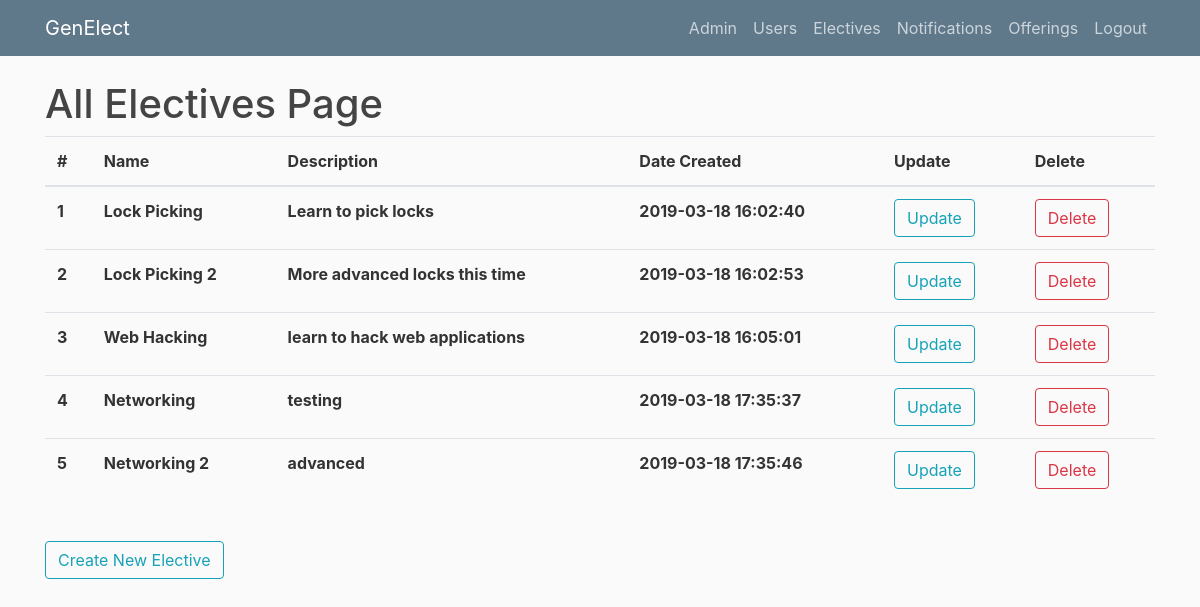
Page /allelectives (signed in) on the earlier database version.
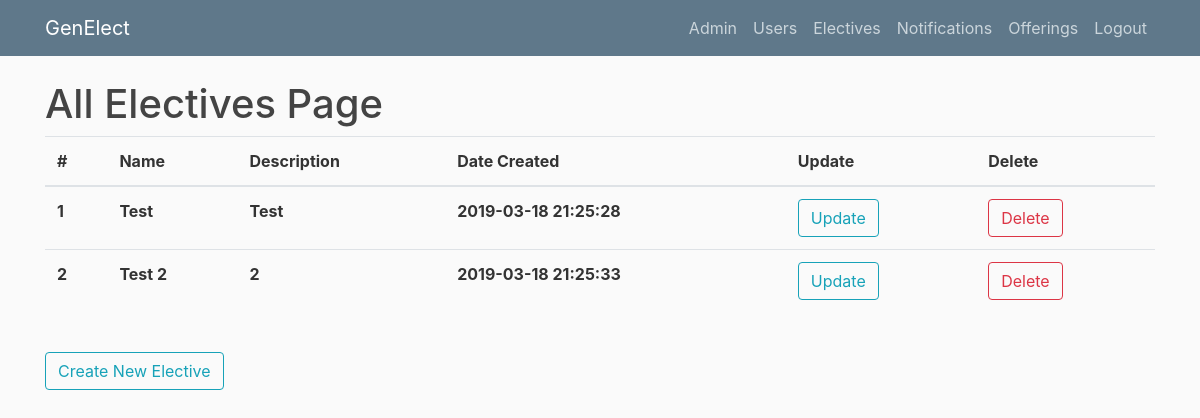
Same page on the later database version.
### genElect/models.py (models this page shows)
class Base(db.Model):
    __abstract__ = True
    id = db.Column(db.Integer, primary_key=True, autoincrement=True)
    date_created = db.Column(db.DateTime, default=db.func.current_timestamp())
    date_modified = db.Column(db.DateTime, default=db.func.current_timestamp(),
            onupdate=db.func.current_timestamp())

class Electives(Base):
    __tablename__ = 'electives'
    name = db.Column(db.String(100))
    description = db.Column(db.String(500))
    prerequisites = db.relationship('Prerequisites', backref='elective', lazy=True)
    offerings = db.relationship('Offerings', backref='elective', lazy=True)
    completed_users = db.relationship('Completions', backref='elective', lazy=True)

### genElect/__init__.py (the view)
@app.route("/allelectives")
def allelectives():
    if current_user.is_authenticated and (current_user.role == "admin" or current_user.role == "instructor"):
        electives = Electives.query.all()
        return render_template('allelectives.html', electives=electives, title="Electives")
    else:
        return render_template('denied.html')

### genElect/__init__.py (called while the page is built)
@login_manager.user_loader
def load_user(user_id):
    return Users.query.get(int(user_id))

### genElect/templates/allelectives.html
{% extends "layout.html" %}
{% block content %}
    <h1>All Electives Page</h1>
	<table class="table">
	  <thead>
	    <tr>
	      <th scope="col">#</th>
	      <th scope="col">Name</th>
	      <th scope="col">Description</th>
	      <th scope="col">Date Created</th>
	      <th scope="col">Update</th>
	      <th scope="col">Delete</th>
	    </tr>
	  </thead>
	  <tbody>
	  	{% for elective in electives %}
	    <tr>
	      <th scope="row">{{elective.id}}</th>
	      <th scope="row">{{elective.name}}</th>
	      <th scope="row">{{elective.description}}</th>
	      <th scope="row">{{elective.date_created}}</th>
	      <th scope="row"><button type="button" onclick="window.location.href = '/editelective/{{elective.id}}'" class="btn btn-outline-info">Update</button></th>
	      <th scope="row"><button type="button" onclick="window.location.href = '/deleteelective/{{elective.id}}'" class="btn btn-outline-danger">Delete</button></th>
	    </tr>
	    {% endfor %}
	  </tbody>
	</table>
    <br><button type="button" onclick="window.location.href = '/createelective'" class="btn btn-outline-info">Create New Elective</button>
{% endblock content %}

Differences in the rows shown:
removed Electives: id "3", name "Web Hacking", description "learn to hack web applications", date_created "2019-03-18 16:05:01"
removed Electives: id "4", name "Networking", description "testing", date_created "2019-03-18 17:35:37"
removed Electives: id "5", name "Networking 2", description "advanced", date_created "2019-03-18 17:35:46"
changed Electives id 1: name "Lock Picking" → "Test"; description "Learn to pick locks" → "Test"; date_created "2019-03-18 16:02:40" → "2019-03-18 21:25:28"
changed Electives id 2: name "Lock Picking 2" → "Test 2"; description "More advanced locks this time" → "2"; date_created "2019-03-18 16:02:53" → "2019-03-18 21:25:33"
